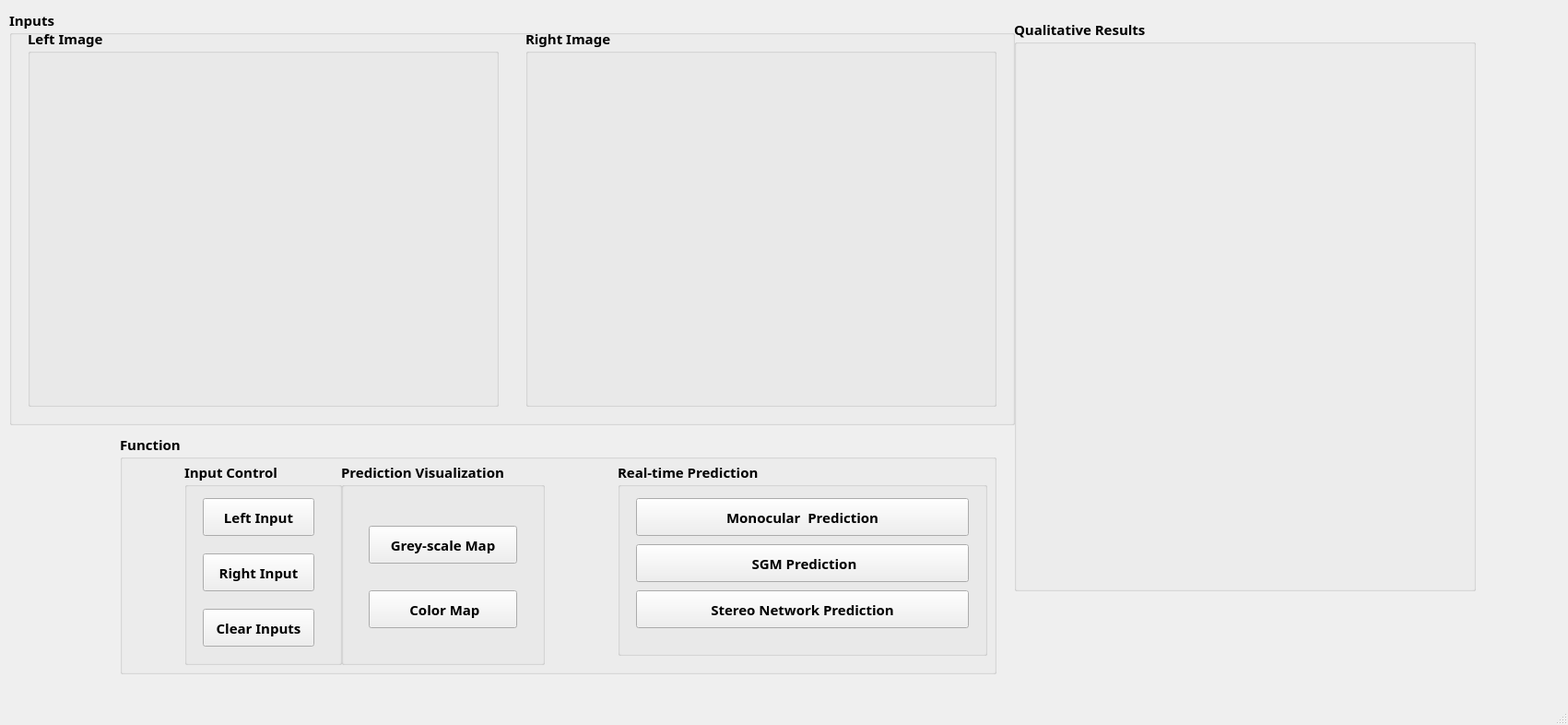
<?xml version="1.0" encoding="UTF-8"?>
<ui version="4.0">
 <class>MainWindow</class>
 <widget class="QMainWindow" name="MainWindow">
  <property name="geometry">
   <rect>
    <x>0</x>
    <y>0</y>
    <width>1701</width>
    <height>786</height>
   </rect>
  </property>
  <property name="windowTitle">
   <string>MainWindow</string>
  </property>
  <widget class="QWidget" name="centralwidget">
   <widget class="QGroupBox" name="groupBox_img_input">
    <property name="geometry">
     <rect>
      <x>10</x>
      <y>10</y>
      <width>1091</width>
      <height>451</height>
     </rect>
    </property>
    <property name="font">
     <font>
      <family>微软雅黑</family>
      <pointsize>11</pointsize>
      <weight>75</weight>
      <bold>true</bold>
     </font>
    </property>
    <property name="title">
     <string>Inputs</string>
    </property>
    <widget class="QGroupBox" name="groupBox_img1">
     <property name="geometry">
      <rect>
       <x>20</x>
       <y>20</y>
       <width>511</width>
       <height>411</height>
      </rect>
     </property>
     <property name="title">
      <string>Left Image</string>
     </property>
     <widget class="QLabel" name="label_img_in1">
      <property name="geometry">
       <rect>
        <x>40</x>
        <y>68</y>
        <width>421</width>
        <height>291</height>
       </rect>
      </property>
      <property name="text">
       <string/>
      </property>
     </widget>
    </widget>
    <widget class="QGroupBox" name="groupBox_img2">
     <property name="geometry">
      <rect>
       <x>560</x>
       <y>20</y>
       <width>511</width>
       <height>411</height>
      </rect>
     </property>
     <property name="title">
      <string>Right Image</string>
     </property>
     <widget class="QLabel" name="label_img_in2">
      <property name="geometry">
       <rect>
        <x>39</x>
        <y>68</y>
        <width>421</width>
        <height>291</height>
       </rect>
      </property>
      <property name="text">
       <string/>
      </property>
     </widget>
    </widget>
   </widget>
   <widget class="QGroupBox" name="groupBox_toolbox">
    <property name="geometry">
     <rect>
      <x>130</x>
      <y>470</y>
      <width>951</width>
      <height>261</height>
     </rect>
    </property>
    <property name="font">
     <font>
      <family>微软雅黑</family>
      <pointsize>11</pointsize>
      <weight>75</weight>
      <bold>true</bold>
     </font>
    </property>
    <property name="title">
     <string>Function</string>
    </property>
    <widget class="QGroupBox" name="groupBox_toolbox_img1">
     <property name="geometry">
      <rect>
       <x>70</x>
       <y>30</y>
       <width>171</width>
       <height>221</height>
      </rect>
     </property>
     <property name="title">
      <string>Input Control</string>
     </property>
     <widget class="QPushButton" name="pushButton_img1_input">
      <property name="geometry">
       <rect>
        <x>20</x>
        <y>40</y>
        <width>121</width>
        <height>41</height>
       </rect>
      </property>
      <property name="text">
       <string>Left Input</string>
      </property>
     </widget>
     <widget class="QPushButton" name="pushButton_img2_input">
      <property name="geometry">
       <rect>
        <x>20</x>
        <y>100</y>
        <width>121</width>
        <height>41</height>
       </rect>
      </property>
      <property name="text">
       <string>Right Input</string>
      </property>
     </widget>
     <widget class="QPushButton" name="pushButton_clearall">
      <property name="geometry">
       <rect>
        <x>20</x>
        <y>160</y>
        <width>121</width>
        <height>41</height>
       </rect>
      </property>
      <property name="text">
       <string>Clear Inputs</string>
      </property>
     </widget>
    </widget>
    <widget class="QGroupBox" name="groupBox_traditional_algorithm">
     <property name="geometry">
      <rect>
       <x>240</x>
       <y>30</y>
       <width>221</width>
       <height>221</height>
      </rect>
     </property>
     <property name="title">
      <string>Prediction Visualization</string>
     </property>
     <widget class="QPushButton" name="pushButton_binary">
      <property name="geometry">
       <rect>
        <x>30</x>
        <y>70</y>
        <width>161</width>
        <height>41</height>
       </rect>
      </property>
      <property name="text">
       <string>Grey-scale Map</string>
      </property>
     </widget>
     <widget class="QPushButton" name="pushButton_gaussian_filter">
      <property name="geometry">
       <rect>
        <x>30</x>
        <y>140</y>
        <width>161</width>
        <height>41</height>
       </rect>
      </property>
      <property name="text">
       <string> Color Map</string>
      </property>
     </widget>
    </widget>
    <widget class="QGroupBox" name="groupBox_8">
     <property name="geometry">
      <rect>
       <x>540</x>
       <y>30</y>
       <width>401</width>
       <height>211</height>
      </rect>
     </property>
     <property name="title">
      <string>Real-time Prediction</string>
     </property>
     <widget class="QPushButton" name="pushButton_6">
      <property name="geometry">
       <rect>
        <x>20</x>
        <y>40</y>
        <width>361</width>
        <height>41</height>
       </rect>
      </property>
      <property name="text">
       <string>Monocular  Prediction</string>
      </property>
     </widget>
     <widget class="QPushButton" name="pushButton_7">
      <property name="geometry">
       <rect>
        <x>20</x>
        <y>90</y>
        <width>361</width>
        <height>41</height>
       </rect>
      </property>
      <property name="text">
       <string> SGM Prediction</string>
      </property>
     </widget>
     <widget class="QPushButton" name="pushButton_8">
      <property name="geometry">
       <rect>
        <x>20</x>
        <y>140</y>
        <width>361</width>
        <height>41</height>
       </rect>
      </property>
      <property name="text">
       <string>Stereo Network Prediction</string>
      </property>
     </widget>
    </widget>
   </widget>
   <widget class="QGroupBox" name="groupBox_img_output">
    <property name="geometry">
     <rect>
      <x>1100</x>
      <y>20</y>
      <width>501</width>
      <height>621</height>
     </rect>
    </property>
    <property name="font">
     <font>
      <family>微软雅黑</family>
      <pointsize>11</pointsize>
      <weight>75</weight>
      <bold>true</bold>
     </font>
    </property>
    <property name="title">
     <string>Qualitative Results</string>
    </property>
    <widget class="QLabel" name="label_img_out">
     <property name="geometry">
      <rect>
       <x>40</x>
       <y>50</y>
       <width>391</width>
       <height>270</height>
      </rect>
     </property>
     <property name="text">
      <string/>
     </property>
    </widget>
    <widget class="QLabel" name="label_img_out_2">
     <property name="geometry">
      <rect>
       <x>40</x>
       <y>330</y>
       <width>391</width>
       <height>270</height>
      </rect>
     </property>
     <property name="text">
      <string/>
     </property>
    </widget>
   </widget>
  </widget>
  <widget class="QMenuBar" name="menubar">
   <property name="geometry">
    <rect>
     <x>0</x>
     <y>0</y>
     <width>1701</width>
     <height>26</height>
    </rect>
   </property>
  </widget>
  <widget class="QStatusBar" name="statusbar"/>
 </widget>
 <resources/>
 <connections/>
</ui>
